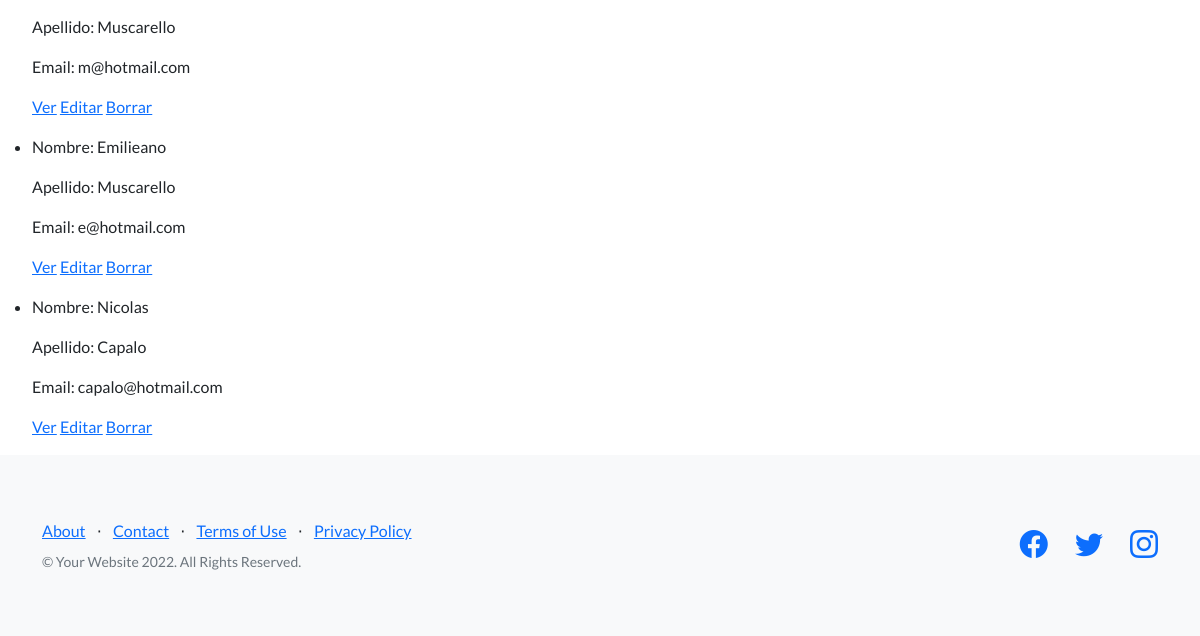
The app's page /AppWeb/listEstudiante (signed in, lower part), older data.
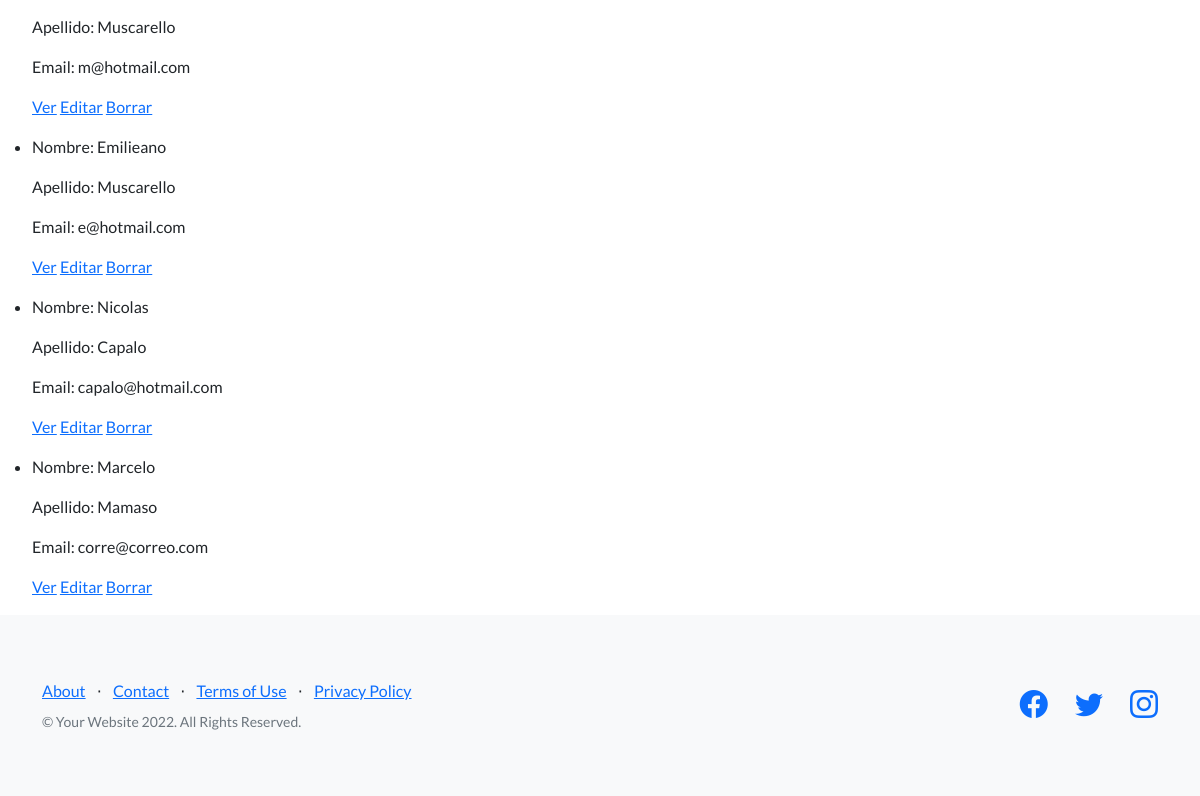
The same page, newer data.
### AppWeb/models.py (models this page shows, shortened)
class Estudiante(models.Model):
    nombre = models.CharField(max_length=30)
    apellido = models.CharField(max_length=30)
    email = models.EmailField(max_length = 30, default="corre@correo.com")

### AppWeb/views.py (the view)
# urls.py: path("listEstudiante", ListEstudiante.as_view(), name="listEstudiante"),
class ListEstudiante(LoginRequiredMixin, ListView):
    model = Estudiante
    template_name = "AppWeb/listEstudiantes.html"

### AppWeb/templates/AppWeb/listEstudiantes.html (shortened to what this page needs)
{% extends "AppWeb/padre.html" %}
{% load static %}
{% block contenidoQueCambia %}
<ul>
    {% for estudiante in object_list %}
    <li>
        <p>Nombre: {{estudiante.nombre}}</p>
        <p>Apellido: {{estudiante.apellido}}</p>
        <p>Email: {{estudiante.email}}</p>
        <p>
            <a href="{% url 'detailEstudiante' estudiante.id %}">Ver</a>
            <a href="{% url 'estudianteEditar' estudiante.id %}">Editar</a>
            <a href="{% url 'estudianteDelete' estudiante.id %}">Borrar</a>
        </p>
    </li>
    {% endfor %}
</ul>
{% endblock %}

Row changes from the older to the newer data that the page shows:
added Estudiante: nombre "Marcelo", apellido "Mamaso", email "corre@correo.com"
